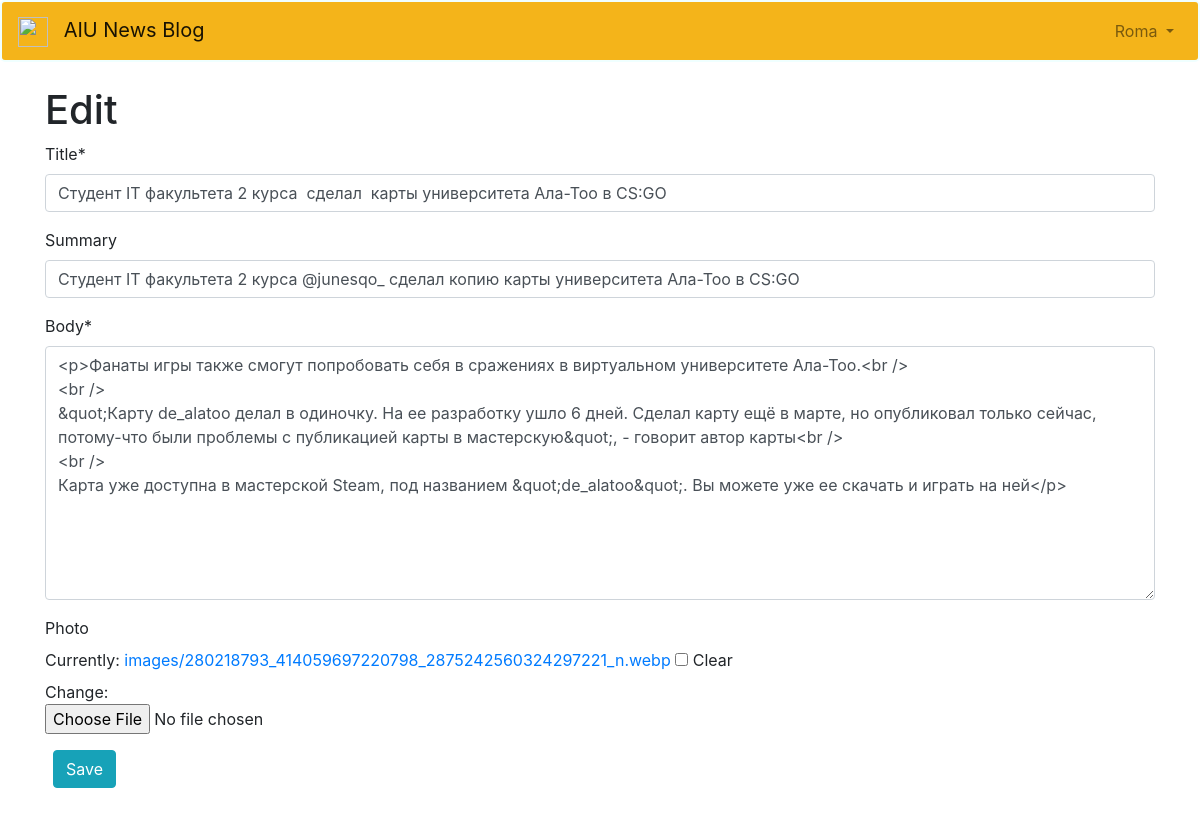
The app's page /articles/8/edit/ (signed in) with its own data.
### accounts/models.py (models this page shows)
class CustomUser(AbstractUser):
    age = models.PositiveIntegerField(null=True, blank=True)

### articles/models.py (models this page shows, shortened)
class Article(models.Model):
    title = models.CharField(max_length=150)
    summary = models.CharField(max_length=200, blank=True)
    body = RichTextField()
    photo = models.ImageField(upload_to='images/', blank=True)
    date = models.DateTimeField(auto_now_add=True)
    author = models.ForeignKey(
        get_user_model(),
        on_delete=models.CASCADE,
    )

### articles/views.py (the view)
# urls.py: path('<int:pk>/edit/', ArticleUpdateView.as_view(), name="article_edit"),
class ArticleUpdateView(LoginRequiredMixin, UserPassesTestMixin, UpdateView):
    model = Article
    fields = ('title','summary', 'body','photo',)
    template_name = 'article_edit.html'
    def test_func(self):
        obj = self.get_object()
        return obj.author == self.request.user

### templates/article_edit.html (shortened to what this page needs)
{% extends 'base.html' %}
{% load crispy_forms_tags %}
{% block content %}
    <h1>Edit</h1>
    <form method="post" enctype="multipart/form-data">{% csrf_token %}
        {{ form|crispy }}
    <button class="btn btn-info ml-2" type="submit">Save</button>
    </form>
{% endblock content %}

### templates/base.html (shortened to what this page needs)
{% load static %}
<!DOCTYPE html>
<html>
    <head>
            <link rel="stylesheet" href="https://cdn.jsdelivr.net/npm/bootstrap@4.5.3/dist/css/bootstrap.min.css">
    </head>
    <body style="background-image: url('https://catherineasquithgallery.com/uploads/posts/2021-02/1613261242_78-p-sinii-fon-tsifrovoi-112.jpg');   background-size: cover; background-attachment: fixed;
    background-repeat: no-repeat;">
        <nav style="border-width: 2px; border-radius: 5px; border-color: azure; border-style: solid; background-color: #F4B41A;" class="navbar navbar-expand-lg navbar-light" >
            <a class="navbar-brand" href="{% url 'home' %}">
                <img src="https://st-1.akipress.org/st_all/bilim/9/1519540999.2.jpg" height="30" weight="45px" style="margin-right:10px" >
                AIU News Blog
            </a>
            <div class="collapse navbar-collapse" id="navbarSupportedContent">
                {% if user.is_authenticated %}
                    <ul class="navbar-nav ml-auto">
                        <li class="nav-item">
                            <a class="nav-link dropdown-toggle" href="#"
                                id="navbarDropdown" role="button" data-toggle="dropdown"
                                aria-haspopup="true" aria-expanded="false">
                                {{ user.username | title }}
                            </a>
                        </li>
                    </ul>
                {% else %}
                    <form class="form-inline ml-auto">
                        <a href="{% url 'login' %}" class="btn btn-outline-light">Login</a>
                        <a href="{% url 'signup' %}" class="btn btn-primary ml-2">Sign up</a>
                    </form>
                {% endif %}
            </div>
        </nav>
        <br>
        <main>
            <div class="container">
                {% block content %}
                {% endblock content %}
            </div>
        </main>
    </body>
</html>

### records on screen
CustomUser: username "Roma"
Article: title "Студент IT факультета 2 курса сделал карты университета Ала-Тоо в CS:GO", summary "Студент IT факультета 2 курса @junesqo_ сделал копию карты университета Ала-Тоо в CS:GO", body "<p>Фанаты игры также смогут попробовать себя в сражениях в виртуальном университете Ала-Тоо.<br /> <br /> &quot;Карту de_alatoo делал в одиночку. На ее разработку ушло 6 дней. Сделал карту ещё в марте, но опубликовал только сейчас, потому-что были проблемы с публикацией карты в мастерскую&quot;, - говорит автор карты<br /> <br /> Карта уже доступна в мастерской Steam, под названием &quot;de_alatoo&quot;. Вы можете уже ее скачать и играть на ней</p>"
